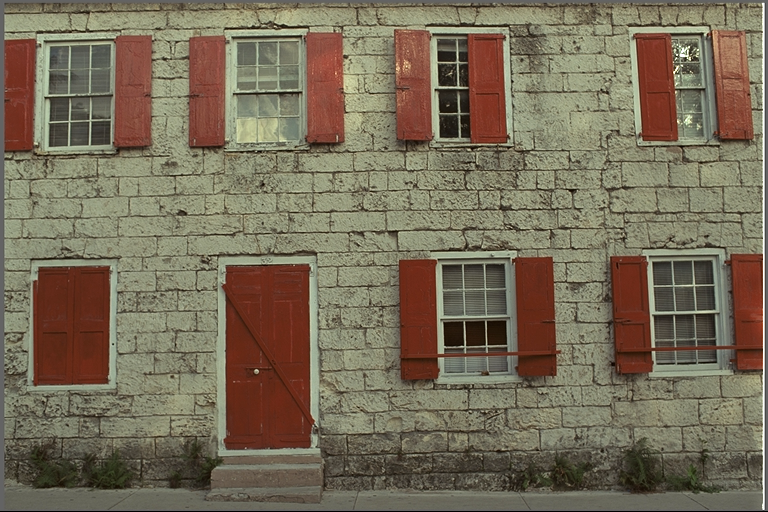
#> input picture Homework3/data/kodim01.png, 768 x 512 px
$ jupyter execute Homework1.ipynb
#> lines starting #> are read from the running program, lines starting #| are printed output that depends on the picture
# Prac 03. Part 1

For this homework you are going to implement the **unsharp masking** filter (USM). It is a technique to improve the sharpness of an image by combining the image with its blurred (unsharp) version. See the Wikipedia [page](https://en.wikipedia.org/wiki/Unsharp_masking) for more details.

### Unsharp Masking (USP)
The USM technique consists of the following steps:
* Load the image you will be working with.
* Create a blurred (unsharp) version of the original image.
* Add the unsharp image (with a certain **weight**) to the original.

To sum it up, the USM performs the following operation:

`sharpened = original + (original − unsharp) × amount`

Even though we provide you an image to work with, you are welcome to use your own images :-)

[cell 1]
import cv2
import numpy as np
from matplotlib import pyplot as plt
plt.rcParams['figure.figsize'] = [15, 10]

[cell 2]
img = cv2.imread('../data/kodim01.png')
#> img is the input picture: shape (512, 768, 3); mean B, G, R 88.4, 108.7, 119.8
img = cv2.cvtColor(img, cv2.COLOR_BGR2RGB)
plt.imshow(img)

[cell 3]
# Create a blurred (unsharp) version of the original image (you can use Gaussian blurring)
unsharp = cv2.GaussianBlur(img, (9, 9), 10)
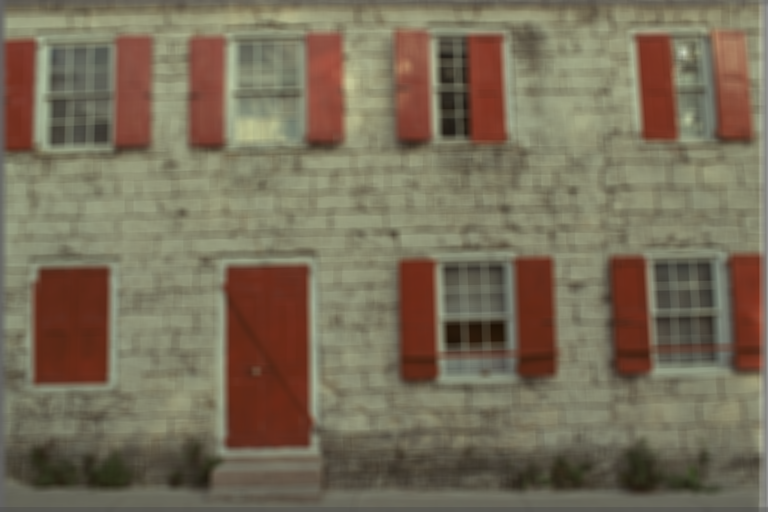
#> unsharp: shape (512, 768, 3); mean R, G, B 119.9, 108.9, 88.5

[cell 4]
# Create the difference image (original − unsharp)
# Note: Remember that you are working with uint8 data types. Any addition or substractions
# might result in overflow or underflow, respectively. You can prevent this by casting the images to float.
diff = img.astype(np.float32) - unsharp.astype(np.float32)
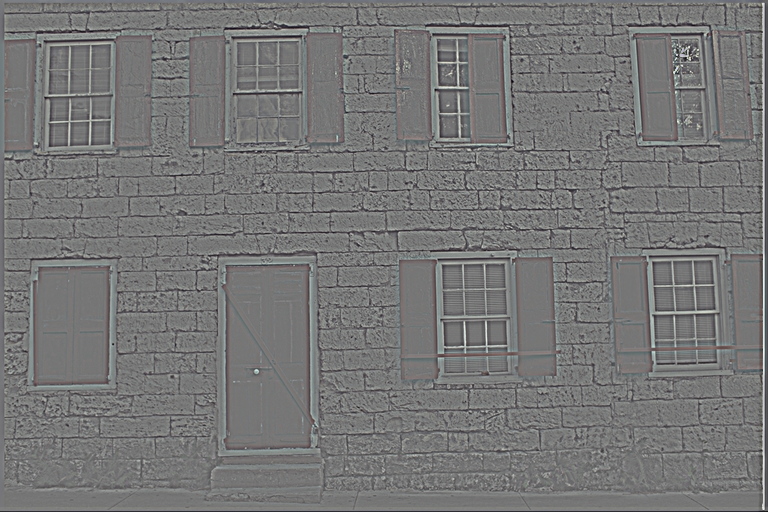
#> diff: shape (512, 768, 3) float32; mean R, G, B -0.1, -0.1, -0.1; drawn with min black and max white

[cell 5]
# Apply USM to get the resulting image using `sharpened = original + (original − unsharp) × amount`
# Note: Again, take care of underflows/overflows if necessary.
sharpened = img.astype(np.float32) + diff * 1.5
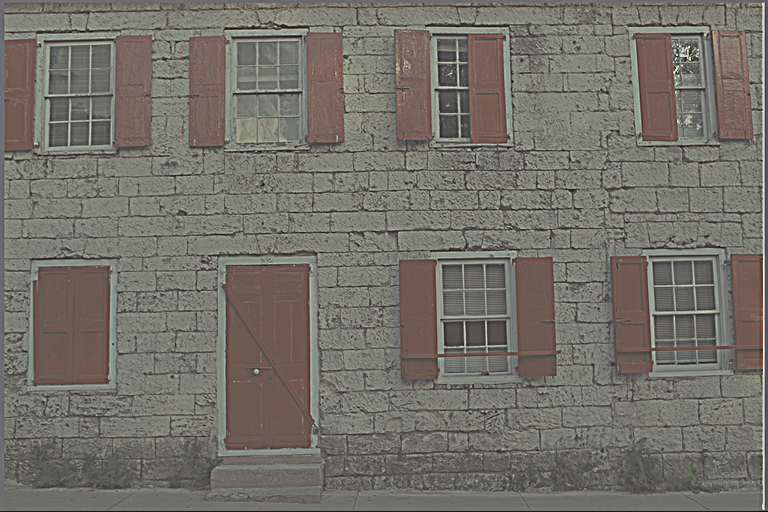
#> sharpened: shape (512, 768, 3) float32; mean R, G, B 119.6, 108.6, 88.2; drawn with min black and max white

sharpened = np.clip(sharpened, 0, 255).astype(np.uint8)
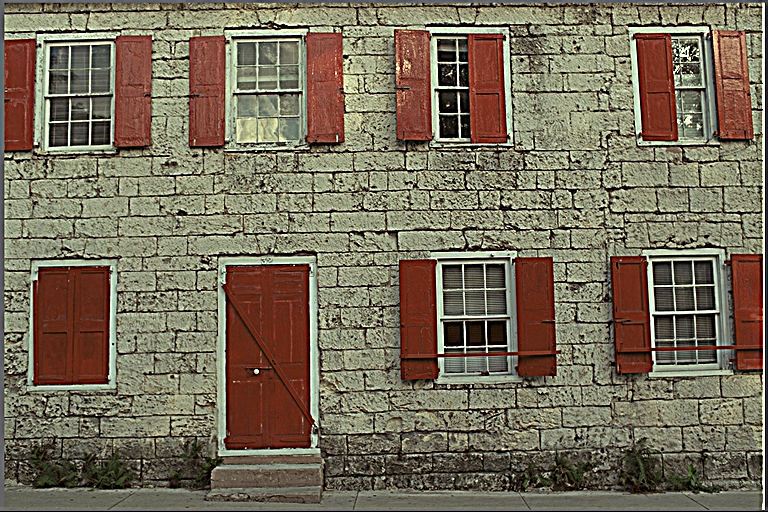
#> sharpened: shape (512, 768, 3); mean R, G, B 120.2, 109.6, 90.3

plt.figure(figsize=(18, 6))

plt.subplot(1, 3, 1)
plt.imshow(img)
plt.title("Original")
plt.axis("off")

plt.subplot(1, 3, 2)
plt.imshow(unsharp)
plt.title("Blurred")
plt.axis("off")

plt.subplot(1, 3, 3)
plt.imshow(sharpened)
plt.title("Sharpened")
plt.axis("off")

plt.show()

$ run again, with Homework3/data/kodim07.png copied over Homework3/data/kodim01.png
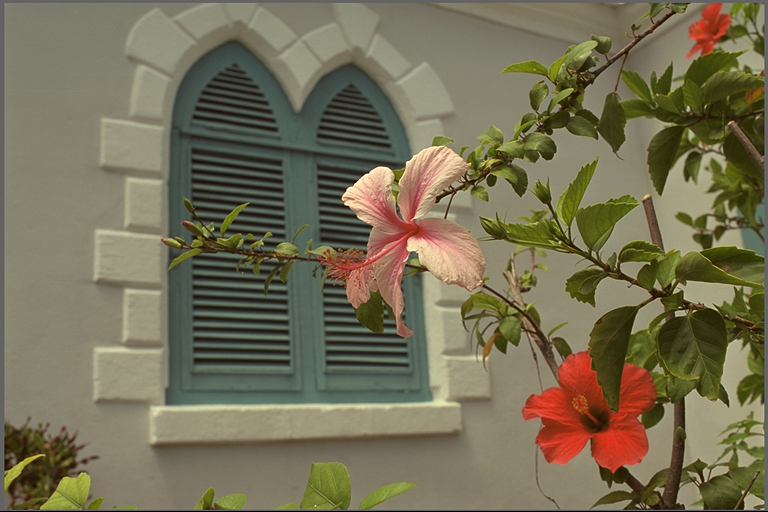
#> input picture Homework3/data/kodim07.png, 768 x 512 px
#> img is the input picture: shape (512, 768, 3); mean B, G, R 85.4, 110.7, 117.6
#> `diff = img.astype(np.float32) - unsharp.astype(np.float32)`:
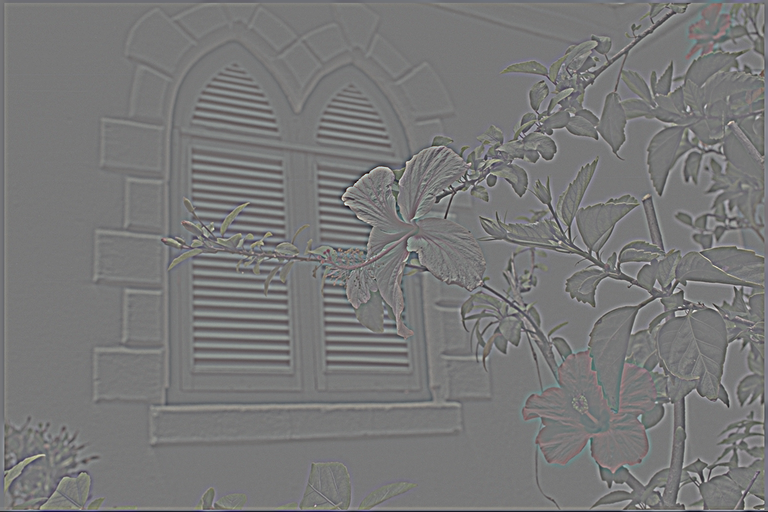
#> diff: shape (512, 768, 3) float32; mean R, G, B -0.1, -0.1, -0.1; drawn with min black and max white
#> `sharpened = np.clip(sharpened, 0, 255).astype(np.uint8)`:
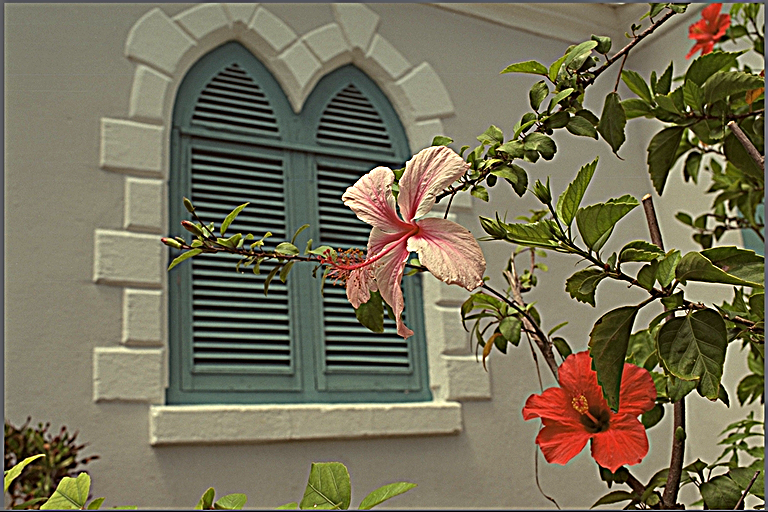
#> sharpened: shape (512, 768, 3); mean R, G, B 117.6, 111.4, 87.3
